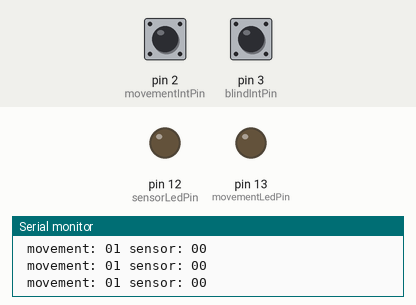
Simulated run of this sketch. Board: Arduino Uno, built with avr-gcc and run on an emulated ATmega328P. Parts: output pins drawn as LEDs (lit = HIGH), the last lines printed to the serial monitor. Inputs (shaded band) come from the test bench; at power-on: pin 2 (movementIntPin) HIGH, pin 3 (blindIntPin) HIGH.

Above: at 1.2 s.
1.3 s: pin 2 (movementIntPin) pulled LOW for 0.15 s
At 2.0 s:
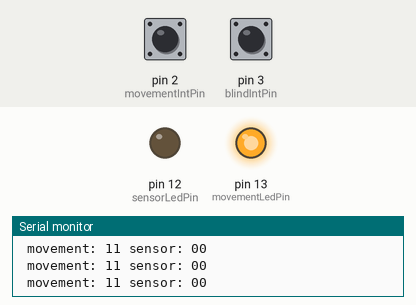
3.0 s: pin 3 (blindIntPin) pulled LOW for 0.15 s
At 3.5 s:
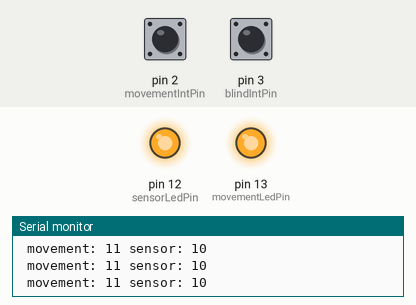
5.6 s: pin 3 (blindIntPin) pulled LOW for 1 s
At 8.1 s:
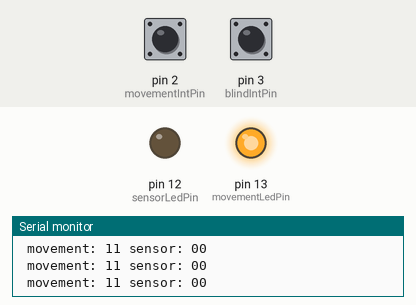
9.6 s: pin 3 (blindIntPin) pulled LOW for 3.2 s
At 10.9 s:
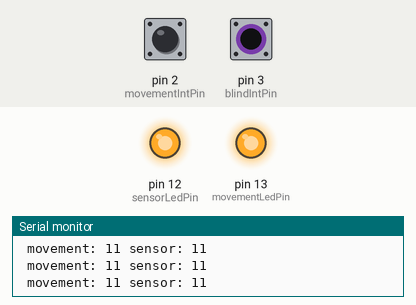
Timing chart, 0 to 15.3 s (numbered marks = the images above; inputs shaded):
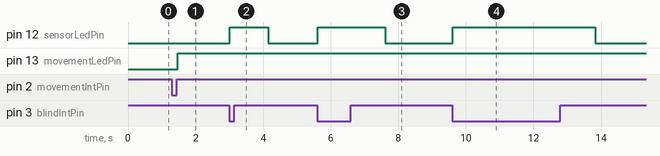

The sketch:

interruptandsense.ino
```cpp
const byte movementLedPin = 13;
const byte sensorLedPin = 12;
const byte movementIntPin = 2;
const byte blindIntPin = 3;
volatile byte movementState = LOW;
volatile byte sensorState = LOW;
int movementRead = 0;
int sensorRead = 0;
unsigned long movementTimeIni;
unsigned long elapsed;
unsigned long sensorTimeIni;


void setup() {
  pinMode(movementLedPin, OUTPUT);
  pinMode(sensorLedPin, OUTPUT);
  //Button or
  pinMode(movementIntPin, INPUT_PULLUP);
  attachInterrupt(digitalPinToInterrupt(movementIntPin), movement, RISING);
  //Sensor pin
  pinMode(blindIntPin, INPUT_PULLUP);
  attachInterrupt(digitalPinToInterrupt(blindIntPin), sensor, FALLING);
  Serial.begin(9600); //Enable serial?
}

void loop() {
  digitalWrite(movementLedPin, movementState);
  digitalWrite(sensorLedPin, sensorState);
  movementRead = digitalRead(movementIntPin);
  sensorRead = digitalRead(blindIntPin);

  //Debug print
  Serial.print(" movement: ");
  Serial.print(movementState);
  Serial.print(movementRead);
  Serial.print(" sensor: ");
  Serial.print(sensorState);
  Serial.println(!sensorRead);


  //Look if car is moving
  if(movementRead == HIGH){
    movementTimeIni = millis();
  }else{
    if(millis() - movementTimeIni > 50000 ){
      movementState = 0;
    }
  }

  //If car is moving, look if blindspot sensor is active.
  if(movementState && sensorRead == LOW){
    sensorTimeIni = millis();
    sensorState= 1;
  }else{
    if(millis()-sensorTimeIni > 1000){
      sensorState =0;
    }
  }


}

//Interrupt for movement (this enables the blind sensor interrupt)
void movement() {
  movementState = 1;
  movementTimeIni = millis();
}


void sensor() {
  if(movementState){
    sensorState= 1;
    sensorTimeIni = millis();
  }

}
```

Measured:
- after the input at 1.3 s, pin 13 (movementLedPin): LOW → HIGH after 0.17 s
- after the input at 3.0 s, pin 12 (sensorLedPin): LOW → HIGH at once, → LOW 1.1 s later
- after the input at 5.6 s, pin 12 (sensorLedPin): LOW → HIGH at once, → LOW 2.0 s later
- after the input at 9.6 s, pin 12 (sensorLedPin): LOW → HIGH at once, → LOW 4.2 s later
